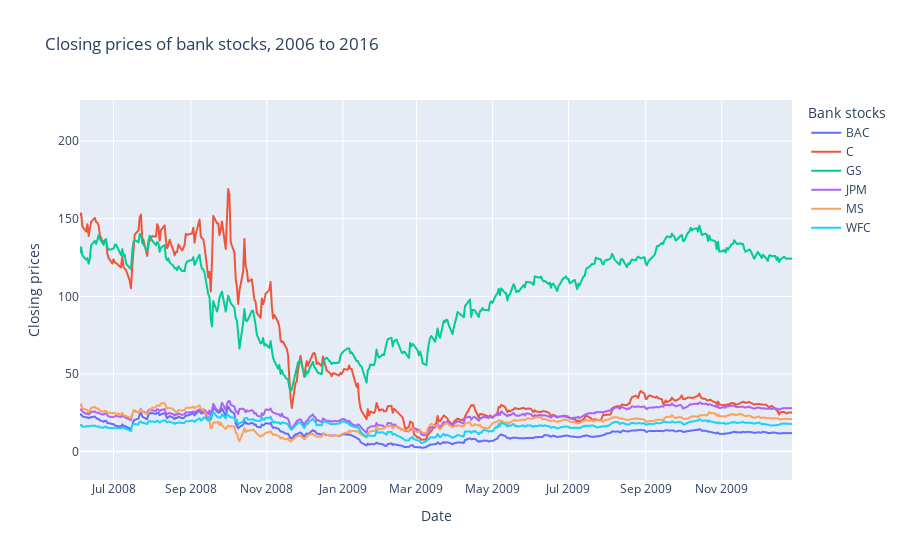

Notebook source saved alongside this figure:
### Code cell
fig3=px.line( meltclose, color='Bank stocks', hover_name='Bank stocks', x='Date', y='Closing prices',
            title='Closing prices of bank stocks, 2006 to 2016')
fig3.show()

### Figure 1 — Plotly figure (JSON) as saved in the notebook; plotly's stock layout.template omitted (floating-point values rounded to 4 significant figures; data arrays with more than 128 entries replaced by an {"elided": "..."} marker saying what was removed)
{"data": [{"hovertemplate": "<b>%{hovertext}</b><br><br>Bank stocks=BAC<br>Date=%{x}<br>Closing prices=%{y}<extra></extra>", "hovertext": {"elided": "2517 str values"}, "legendgroup": "BAC", "line": {"color": "#636efa", "dash": "solid"}, "marker": {"symbol": "circle"}, "mode": "lines", "name": "BAC", "showlegend": true, "type": "scattergl", "x": {"elided": "2517 str values"}, "xaxis": "x", "y": {"elided": "2517 float values"}, "yaxis": "y"}, {"hovertemplate": "<b>%{hovertext}</b><br><br>Bank stocks=C<br>Date=%{x}<br>Closing prices=%{y}<extra></extra>", "hovertext": {"elided": "2517 str values"}, "legendgroup": "C", "line": {"color": "#EF553B", "dash": "solid"}, "marker": {"symbol": "circle"}, "mode": "lines", "name": "C", "showlegend": true, "type": "scattergl", "x": {"elided": "2517 str values"}, "xaxis": "x", "y": {"elided": "2517 float values"}, "yaxis": "y"}, {"hovertemplate": "<b>%{hovertext}</b><br><br>Bank stocks=GS<br>Date=%{x}<br>Closing prices=%{y}<extra></extra>", "hovertext": {"elided": "2517 str values"}, "legendgroup": "GS", "line": {"color": "#00cc96", "dash": "solid"}, "marker": {"symbol": "circle"}, "mode": "lines", "name": "GS", "showlegend": true, "type": "scattergl", "x": {"elided": "2517 str values"}, "xaxis": "x", "y": {"elided": "2517 float values"}, "yaxis": "y"}, {"hovertemplate": "<b>%{hovertext}</b><br><br>Bank stocks=JPM<br>Date=%{x}<br>Closing prices=%{y}<extra></extra>", "hovertext": {"elided": "2517 str values"}, "legendgroup": "JPM", "line": {"color": "#ab63fa", "dash": "solid"}, "marker": {"symbol": "circle"}, "mode": "lines", "name": "JPM", "showlegend": true, "type": "scattergl", "x": {"elided": "2517 str values"}, "xaxis": "x", "y": {"elided": "2517 float values"}, "yaxis": "y"}, {"hovertemplate": "<b>%{hovertext}</b><br><br>Bank stocks=MS<br>Date=%{x}<br>Closing prices=%{y}<extra></extra>", "hovertext": {"elided": "2517 str values"}, "legendgroup": "MS", "line": {"color": "#FFA15A", "dash": "solid"}, "marker": {"symbol": "circle"}, "mode": "lines", "name": "MS", "showlegend": true, "type": "scattergl", "x": {"elided": "2517 str values"}, "xaxis": "x", "y": {"elided": "2517 float values"}, "yaxis": "y"}, {"hovertemplate": "<b>%{hovertext}</b><br><br>Bank stocks=WFC<br>Date=%{x}<br>Closing prices=%{y}<extra></extra>", "hovertext": {"elided": "2517 str values"}, "legendgroup": "WFC", "line": {"color": "#19d3f3", "dash": "solid"}, "marker": {"symbol": "circle"}, "mode": "lines", "name": "WFC", "showlegend": true, "type": "scattergl", "x": {"elided": "2517 str values"}, "xaxis": "x", "y": {"elided": "2517 float values"}, "yaxis": "y"}], "layout": {"autosize": true, "legend": {"title": {"text": "Bank stocks"}, "tracegroupgap": 0}, "title": {"text": "Closing prices of bank stocks, 2006 to 2016"}, "xaxis": {"anchor": "y", "autorange": false, "domain": [0, 1], "range": ["2008-06-04 01:58:16.8026", "2009-12-27 08:52:39.4267"], "title": {"text": "Date"}, "type": "date"}, "yaxis": {"anchor": "x", "autorange": false, "domain": [0, 1], "range": [-18.32, 226.5], "title": {"text": "Closing prices"}, "type": "linear"}}}
